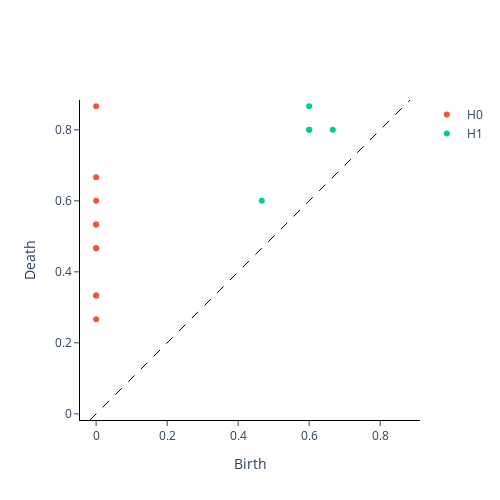

Here is the notebook cell this chart was saved with:
### Code cell
# persistence = FlagserPersistence()
persistence = VietorisRipsPersistence(metric="precomputed", homology_dimensions=[0, 1])

diagrams = persistence.fit_transform([adj_matrix])[0]
plot_diagram(diagrams)

### Figure 1 — Plotly figure (JSON) as saved in the notebook; plotly's stock layout.template omitted (floating-point values rounded to 4 significant figures)
{"data": [{"hoverinfo": "none", "line": {"color": "black", "dash": "dash", "width": 1}, "mode": "lines", "showlegend": false, "type": "scatter", "x": [-0.01733, 0.884], "y": [-0.01733, 0.884]}, {"hoverinfo": "text", "hovertext": ["(0.0, 0.2666666805744171)", "(0.0, 0.3333333432674408), multiplicity: 2", "(0.0, 0.3333333432674408), multiplicity: 2", "(0.0, 0.46666666865348816), multiplicity: 2", "(0.0, 0.46666666865348816), multiplicity: 2", "(0.0, 0.5333333611488342), multiplicity: 2", "(0.0, 0.5333333611488342), multiplicity: 2", "(0.0, 0.6000000238418579)", "(0.0, 0.6666666865348816)", "(0.0, 0.8666666746139526)"], "mode": "markers", "name": "H0", "type": "scatter", "x": [0, 0, 0, 0, 0, 0, 0, 0, 0, 0], "y": [0.2667, 0.3333, 0.3333, 0.4667, 0.4667, 0.5333, 0.5333, 0.6, 0.6667, 0.8667]}, {"hoverinfo": "text", "hovertext": ["(0.6666666865348816, 0.800000011920929)", "(0.6000000238418579, 0.8666666746139526)", "(0.6000000238418579, 0.800000011920929), multiplicity: 2", "(0.6000000238418579, 0.800000011920929), multiplicity: 2", "(0.46666666865348816, 0.6000000238418579)"], "mode": "markers", "name": "H1", "type": "scatter", "x": [0.6667, 0.6, 0.6, 0.6, 0.4667], "y": [0.8, 0.8667, 0.8, 0.8, 0.6]}], "layout": {"height": 500, "plot_bgcolor": "white", "width": 500, "xaxis": {"autorange": false, "exponentformat": "e", "linecolor": "black", "linewidth": 1, "mirror": false, "range": [-0.01733, 0.884], "showexponent": "all", "showline": true, "side": "bottom", "ticks": "outside", "title": {"text": "Birth"}, "type": "linear", "zeroline": true}, "yaxis": {"autorange": false, "exponentformat": "e", "linecolor": "black", "linewidth": 1, "mirror": false, "range": [-0.01733, 0.884], "scaleanchor": "x", "scaleratio": 1, "showexponent": "all", "showline": true, "side": "left", "ticks": "outside", "title": {"text": "Death"}, "type": "linear", "zeroline": true}}}
